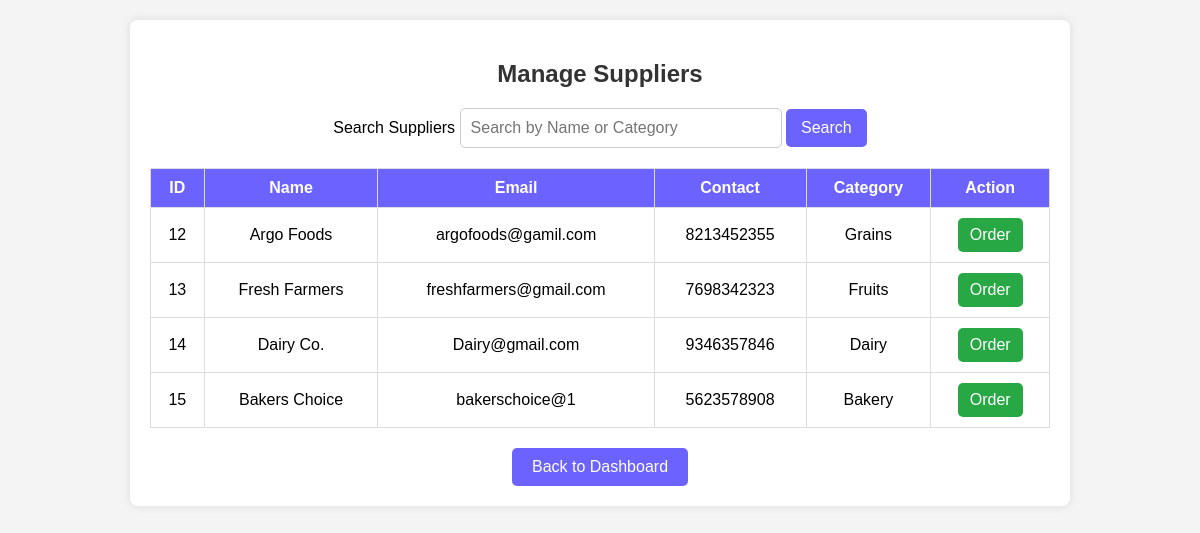
Screenshot of /admin/manage_suppliers with the database file from the repository.
### app/models.py (models this page shows, shortened)
class User(db.Model, UserMixin):
    id = db.Column(db.Integer, primary_key=True)
    username = db.Column(db.String(150), unique=True, nullable=False)
    email = db.Column(db.String(150), unique=True, nullable=False)
    password = db.Column(db.String(255), nullable=False)
    role = db.Column(db.String(50), nullable=False, default='User')
    profile_picture = db.Column(db.String(255), nullable=True, default='None')
    contact_number = db.Column(db.String(20))
    category = db.Column(db.String(100), nullable=True)  # Only required for suppliers
    orders = db.relationship('Order', backref='staff', lazy=True)

### app/routes.py (the view)
@admin_bp.route("/manage_suppliers", methods=["GET"])
def manage_suppliers():
    search_query = request.args.get("search", "").strip()
    query = User.query.filter_by(role="Supplier")
    if search_query:
        query = query.filter(
            (User.username.ilike(f"%{search_query}%")) |
            (User.category.ilike(f"%{search_query}%"))
        )
    suppliers = query.all()
    return render_template("admin/manage_suppliers.html", suppliers=suppliers, search_query=search_query)

### app/templates/admin/manage_suppliers.html (shortened to what this page needs)
<!DOCTYPE html>
<html lang="en">
<head>
</head>
<body>
    <div class="container">
        <h2>Manage Suppliers</h2>
        <div class="search-container">
            <form method="GET" action="{{ url_for('admin.manage_suppliers') }}">
                <label for="search" class="visually-hidden">Search Suppliers</label>
                <input type="text" id="search" name="search" placeholder="Search by Name or Category" value="{{ search_query }}">
                <button type="submit">Search</button>
            </form>
        </div>
        <table>
            <thead>
                <tr>
                    <th>ID</th>
                    <th>Name</th>
                    <th>Email</th>
                    <th>Contact</th>
                    <th>Category</th>
                    <th>Action</th>
                </tr>
            </thead>
            <tbody>
                {% for supplier in suppliers %}
                <tr>
                    <td>{{ supplier.id }}</td>
                    <td>{{ supplier.username | e }}</td>
                    <td>{{ supplier.email | e }}</td>
                    <td>{{ supplier.contact_number | e }}</td>
                    <td>{{ supplier.category | e }}</td>
                    <td>
                        <a href="{{ url_for('admin.order_from_supplier', supplier_id=supplier.id) }}" class="order-btn">Order</a>
                    </td>
                </tr>
                {% else %}
                <tr>
                    <td colspan="6" class="no-data">No suppliers found.</td>
                </tr>
                {% endfor %}
            </tbody>
        </table>
        <div>
        <button onclick="window.location.href='{{ url_for('admin.admin_dashboard') }}'" style="background-color:  #6C63FF color: white; border: none; padding: 10px 20px; cursor: pointer;  margin-top: 20px;">
            Back to Dashboard
        </button>
    </div>
    </div>
</body>
</html>

### app/templates/admin/manage_suppliers.html (style rules this page uses)
body { font-family: Arial, sans-serif; background: #f4f4f4; margin: 0; padding: 20px; text-align: center; }
.container { max-width: 900px; margin: auto; background: white; padding: 20px; border-radius: 8px; box-shadow: 0 0 10px rgba(0, 0, 0, 0.1); }
h2 { color: #333; }
.search-container { margin-bottom: 20px; }
input[type="text"] { padding: 10px; width: 300px; border: 1px solid #ccc; border-radius: 5px; font-size: 16px; }
button { padding: 10px 15px; background: #6C63FF; color: white; border: none; cursor: pointer; border-radius: 5px; font-size: 16px; }
table { width: 100%; border-collapse: collapse; margin-top: 20px; background: white; }
table, th, td { border: 1px solid #ddd; }
th, td { padding: 10px; text-align: center; }
th { background: #6C63FF; color: white; }
.order-btn { background: #28a745; padding: 8px 12px; border: none; cursor: pointer; color: white; border-radius: 5px; text-decoration: none; display: inline-block; }

### rows the page displays
User: id "12", username "Argo Foods", email "argofoods@gamil.com", contact_number "8213452355", category "Grains"
User: id "13", username "Fresh Farmers", email "freshfarmers@gmail.com", contact_number "7698342323", category "Fruits"
User: id "14", username "Dairy Co.", email "Dairy@gmail.com", contact_number "9346357846", category "Dairy"
User: id "15", username "Bakers Choice", email "bakerschoice@1", contact_number "5623578908", category "Bakery"
